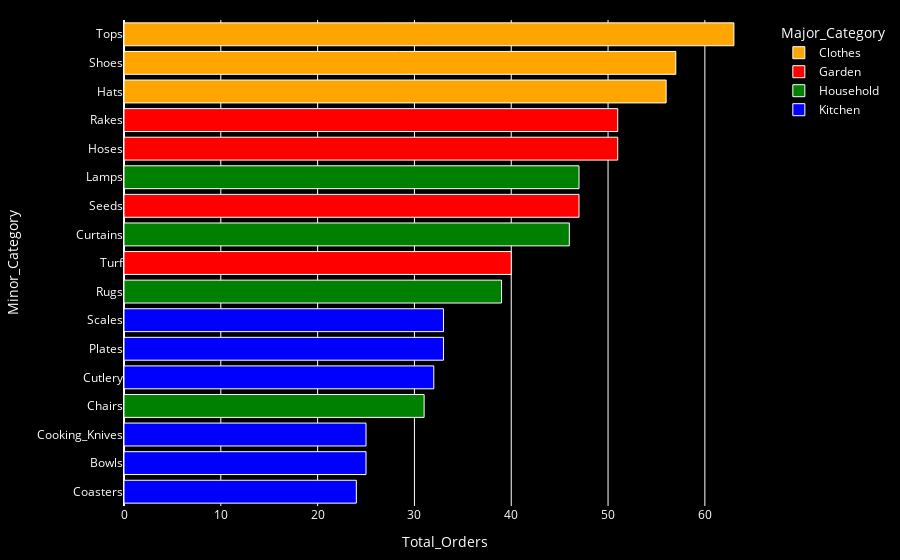

Notebook cell for this chart:
### Markdown cell above
### Total order by minor categories

### Code cell
categories_fig = \
px.bar(categories, x='Total_Orders', y='Minor_Category', color='Major_Category',
      color_discrete_sequence=["orange", "red", "green", "blue"])

categories_fig.update_layout({'yaxis':{'dtick':1, 'categoryorder':'total ascending'},
                              'plot_bgcolor':'black', 'paper_bgcolor':'black',
                              'font':{'color':'white', 'size':12},
                               'margin':{'l':50, 'r':50, 'b':20, 't':20}}) 

categories_fig.update_traces(marker_line_width=1, marker_line_color="white")

categories_fig.show()

### Figure 1 — Plotly figure (JSON) as saved in the notebook; plotly's stock layout.template omitted (floating-point values rounded to 4 significant figures)
{"data": [{"alignmentgroup": "True", "hovertemplate": "Major_Category=Clothes<br>Total_Orders=%{x}<br>Minor_Category=%{y}<extra></extra>", "legendgroup": "Clothes", "marker": {"color": "orange", "line": {"color": "white", "width": 1}, "pattern": {"shape": ""}}, "name": "Clothes", "offsetgroup": "Clothes", "orientation": "h", "showlegend": true, "textposition": "auto", "type": "bar", "x": [63, 57, 56], "xaxis": "x", "y": ["Tops", "Shoes", "Hats"], "yaxis": "y"}, {"alignmentgroup": "True", "hovertemplate": "Major_Category=Garden<br>Total_Orders=%{x}<br>Minor_Category=%{y}<extra></extra>", "legendgroup": "Garden", "marker": {"color": "red", "line": {"color": "white", "width": 1}, "pattern": {"shape": ""}}, "name": "Garden", "offsetgroup": "Garden", "orientation": "h", "showlegend": true, "textposition": "auto", "type": "bar", "x": [51, 51, 47, 40], "xaxis": "x", "y": ["Hoses", "Rakes", "Seeds", "Turf"], "yaxis": "y"}, {"alignmentgroup": "True", "hovertemplate": "Major_Category=Household<br>Total_Orders=%{x}<br>Minor_Category=%{y}<extra></extra>", "legendgroup": "Household", "marker": {"color": "green", "line": {"color": "white", "width": 1}, "pattern": {"shape": ""}}, "name": "Household", "offsetgroup": "Household", "orientation": "h", "showlegend": true, "textposition": "auto", "type": "bar", "x": [47, 46, 39, 31], "xaxis": "x", "y": ["Lamps", "Curtains", "Rugs", "Chairs"], "yaxis": "y"}, {"alignmentgroup": "True", "hovertemplate": "Major_Category=Kitchen<br>Total_Orders=%{x}<br>Minor_Category=%{y}<extra></extra>", "legendgroup": "Kitchen", "marker": {"color": "blue", "line": {"color": "white", "width": 1}, "pattern": {"shape": ""}}, "name": "Kitchen", "offsetgroup": "Kitchen", "orientation": "h", "showlegend": true, "textposition": "auto", "type": "bar", "x": [33, 33, 32, 25, 25, 24], "xaxis": "x", "y": ["Plates", "Scales", "Cutlery", "Bowls", "Cooking_Knives", "Coasters"], "yaxis": "y"}], "layout": {"autosize": true, "barmode": "relative", "font": {"color": "white", "size": 12}, "legend": {"title": {"text": "Major_Category"}, "tracegroupgap": 0}, "margin": {"b": 20, "l": 50, "r": 50, "t": 20}, "paper_bgcolor": "black", "plot_bgcolor": "black", "xaxis": {"anchor": "y", "autorange": true, "domain": [0, 1], "range": [0, 66.32], "title": {"text": "Total_Orders"}, "type": "linear"}, "yaxis": {"anchor": "x", "autorange": true, "categoryorder": "total ascending", "domain": [0, 1], "dtick": 1, "range": [-0.5, 16.5], "title": {"text": "Minor_Category"}, "type": "category"}}}
